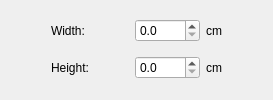
             <widget class="QWidget" name="pageRectangle">
              <layout class="QGridLayout" name="gridLayout_7">
               <item row="1" column="1">
                <widget class="QLabel" name="label_82">
                 <property name="minimumSize">
                  <size>
                   <width>35</width>
                   <height>0</height>
                  </size>
                 </property>
                 <property name="text">
                  <string>Height:</string>
                 </property>
                </widget>
               </item>
               <item row="0" column="1">
                <widget class="QLabel" name="label_83">
                 <property name="text">
                  <string>Width:</string>
                 </property>
                </widget>
               </item>
               <item row="1" column="4">
                <widget class="QLabel" name="label_84">
                 <property name="text">
                  <string>cm</string>
                 </property>
                </widget>
               </item>
               <item row="0" column="0">
                <spacer name="horizontalSpacer_33">
                 <property name="orientation">
                  <enum>Qt::Horizontal</enum>
                 </property>
                 <property name="sizeHint" stdset="0">
                  <size>
                   <width>40</width>
                   <height>20</height>
                  </size>
                 </property>
                </spacer>
               </item>
               <item row="0" column="4">
                <widget class="QLabel" name="label_85">
                 <property name="text">
                  <string>cm</string>
                 </property>
                </widget>
               </item>
               <item row="0" column="5">
                <spacer name="horizontalSpacer_36">
                 <property name="orientation">
                  <enum>Qt::Horizontal</enum>
                 </property>
                 <property name="sizeHint" stdset="0">
                  <size>
                   <width>40</width>
                   <height>20</height>
                  </size>
                 </property>
                </spacer>
               </item>
               <item row="0" column="2">
                <spacer name="horizontalSpacer_37">
                 <property name="orientation">
                  <enum>Qt::Horizontal</enum>
                 </property>
                 <property name="sizeHint" stdset="0">
                  <size>
                   <width>40</width>
                   <height>20</height>
                  </size>
                 </property>
                </spacer>
               </item>
               <item row="0" column="3">
                <widget class="QDoubleSpinBox" name="sbAreaWid">
                 <property name="maximumSize">
                  <size>
                   <width>65</width>
                   <height>16777215</height>
                  </size>
                 </property>
                 <property name="decimals">
                  <number>1</number>
                 </property>
                 <property name="maximum">
                  <double>10000.000000000000000</double>
                 </property>
                 <property name="singleStep">
                  <double>10.000000000000000</double>
                 </property>
                 <property name="value">
                  <double>0.000000000000000</double>
                 </property>
                </widget>
               </item>
               <item row="1" column="3">
                <widget class="QDoubleSpinBox" name="sbAreaHei">
                 <property name="maximumSize">
                  <size>
                   <width>65</width>
                   <height>16777215</height>
                  </size>
                 </property>
                 <property name="decimals">
                  <number>1</number>
                 </property>
                 <property name="maximum">
                  <double>10000.000000000000000</double>
                 </property>
                 <property name="singleStep">
                  <double>10.000000000000000</double>
                 </property>
                 <property name="value">
                  <double>0.000000000000000</double>
                 </property>
                </widget>
               </item>
              </layout>
             </widget>
